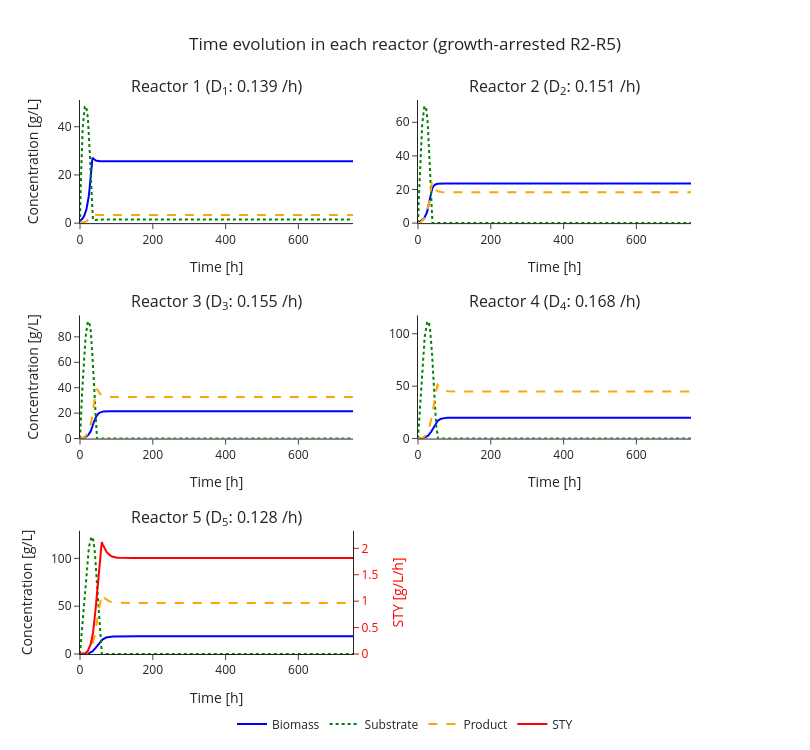

This figure's notebook cell:
### Code cell
# Fig. A.5: dynamic simulation, growth-arrested R2-R5
model = five_stage_models["growth-arrested R2-R5"]
fig = ContiPlotter(model, ContiSolver(model)).plot_time_evolution()
fig.update_layout(title="Time evolution in each reactor (growth-arrested R2-R5)", title_x=0.5,
                  legend=dict(orientation="h", y=-0.1, x=0.5, xanchor="center"))
fig.show()

### Figure 1 — Plotly figure (JSON) as saved in the notebook; plotly's stock layout.template omitted (floating-point values rounded to 4 significant figures; data arrays with more than 128 entries replaced by an {"elided": "..."} marker saying what was removed)
{"data": [{"line": {"color": "blue"}, "mode": "lines", "name": "Biomass", "showlegend": false, "type": "scatter", "x": {"elided": "422 float values"}, "xaxis": "x", "y": {"elided": "422 float values"}, "yaxis": "y"}, {"line": {"color": "green", "dash": "dot"}, "mode": "lines", "name": "Substrate", "showlegend": false, "type": "scatter", "x": {"elided": "422 float values"}, "xaxis": "x", "y": {"elided": "422 float values"}, "yaxis": "y"}, {"line": {"color": "orange", "dash": "dash"}, "mode": "lines", "name": "Product", "showlegend": false, "type": "scatter", "x": {"elided": "422 float values"}, "xaxis": "x", "y": {"elided": "422 float values"}, "yaxis": "y"}, {"line": {"color": "blue"}, "mode": "lines", "name": "Biomass", "showlegend": false, "type": "scatter", "x": {"elided": "422 float values"}, "xaxis": "x2", "y": {"elided": "422 float values"}, "yaxis": "y3"}, {"line": {"color": "green", "dash": "dot"}, "mode": "lines", "name": "Substrate", "showlegend": false, "type": "scatter", "x": {"elided": "422 float values"}, "xaxis": "x2", "y": {"elided": "422 float values"}, "yaxis": "y3"}, {"line": {"color": "orange", "dash": "dash"}, "mode": "lines", "name": "Product", "showlegend": false, "type": "scatter", "x": {"elided": "422 float values"}, "xaxis": "x2", "y": {"elided": "422 float values"}, "yaxis": "y3"}, {"line": {"color": "blue"}, "mode": "lines", "name": "Biomass", "showlegend": false, "type": "scatter", "x": {"elided": "422 float values"}, "xaxis": "x3", "y": {"elided": "422 float values"}, "yaxis": "y5"}, {"line": {"color": "green", "dash": "dot"}, "mode": "lines", "name": "Substrate", "showlegend": false, "type": "scatter", "x": {"elided": "422 float values"}, "xaxis": "x3", "y": {"elided": "422 float values"}, "yaxis": "y5"}, {"line": {"color": "orange", "dash": "dash"}, "mode": "lines", "name": "Product", "showlegend": false, "type": "scatter", "x": {"elided": "422 float values"}, "xaxis": "x3", "y": {"elided": "422 float values"}, "yaxis": "y5"}, {"line": {"color": "blue"}, "mode": "lines", "name": "Biomass", "showlegend": false, "type": "scatter", "x": {"elided": "422 float values"}, "xaxis": "x4", "y": {"elided": "422 float values"}, "yaxis": "y7"}, {"line": {"color": "green", "dash": "dot"}, "mode": "lines", "name": "Substrate", "showlegend": false, "type": "scatter", "x": {"elided": "422 float values"}, "xaxis": "x4", "y": {"elided": "422 float values"}, "yaxis": "y7"}, {"line": {"color": "orange", "dash": "dash"}, "mode": "lines", "name": "Product", "showlegend": false, "type": "scatter", "x": {"elided": "422 float values"}, "xaxis": "x4", "y": {"elided": "422 float values"}, "yaxis": "y7"}, {"line": {"color": "blue"}, "mode": "lines", "name": "Biomass", "showlegend": true, "type": "scatter", "x": {"elided": "422 float values"}, "xaxis": "x5", "y": {"elided": "422 float values"}, "yaxis": "y9"}, {"line": {"color": "green", "dash": "dot"}, "mode": "lines", "name": "Substrate", "showlegend": true, "type": "scatter", "x": {"elided": "422 float values"}, "xaxis": "x5", "y": {"elided": "422 float values"}, "yaxis": "y9"}, {"line": {"color": "orange", "dash": "dash"}, "mode": "lines", "name": "Product", "showlegend": true, "type": "scatter", "x": {"elided": "422 float values"}, "xaxis": "x5", "y": {"elided": "422 float values"}, "yaxis": "y9"}, {"line": {"color": "red"}, "mode": "lines", "name": "STY", "showlegend": true, "type": "scatter", "x": {"elided": "422 float values"}, "xaxis": "x5", "y": {"elided": "422 float values"}, "yaxis": "y10"}], "layout": {"annotations": [{"font": {"size": 16}, "showarrow": false, "text": "Reactor 1 (D<sub>1</sub>: 0.139 /h)", "x": 0.21, "xanchor": "center", "xref": "paper", "y": 1, "yanchor": "bottom", "yref": "paper"}, {"font": {"size": 16}, "showarrow": false, "text": "Reactor 2 (D<sub>2</sub>: 0.151 /h)", "x": 0.73, "xanchor": "center", "xref": "paper", "y": 1, "yanchor": "bottom", "yref": "paper"}, {"font": {"size": 16}, "showarrow": false, "text": "Reactor 3 (D<sub>3</sub>: 0.155 /h)", "x": 0.21, "xanchor": "center", "xref": "paper", "y": 0.6111, "yanchor": "bottom", "yref": "paper"}, {"font": {"size": 16}, "showarrow": false, "text": "Reactor 4 (D<sub>4</sub>: 0.168 /h)", "x": 0.73, "xanchor": "center", "xref": "paper", "y": 0.6111, "yanchor": "bottom", "yref": "paper"}, {"font": {"size": 16}, "showarrow": false, "text": "Reactor 5 (D<sub>5</sub>: 0.128 /h)", "x": 0.21, "xanchor": "center", "xref": "paper", "y": 0.2222, "yanchor": "bottom", "yref": "paper"}], "height": 750, "legend": {"orientation": "h", "x": 0.5, "xanchor": "center", "y": -0.1}, "title": {"text": "Time evolution in each reactor (growth-arrested R2-R5)", "x": 0.5}, "width": 810, "xaxis": {"anchor": "y", "domain": [0, 0.42], "title": {"text": "Time [h]"}}, "xaxis2": {"anchor": "y3", "domain": [0.52, 0.94], "title": {"text": "Time [h]"}}, "xaxis3": {"anchor": "y5", "domain": [0, 0.42], "title": {"text": "Time [h]"}}, "xaxis4": {"anchor": "y7", "domain": [0.52, 0.94], "title": {"text": "Time [h]"}}, "xaxis5": {"anchor": "y9", "domain": [0, 0.42], "title": {"text": "Time [h]"}}, "yaxis": {"anchor": "x", "domain": [0.7778, 1], "range": [0, 51.12], "title": {"text": "Concentration [g/L]"}}, "yaxis10": {"anchor": "x5", "color": "red", "overlaying": "y9", "range": [0, 2.33], "side": "right", "title": {"text": "STY [g/L/h]"}}, "yaxis2": {"anchor": "x", "overlaying": "y", "side": "right"}, "yaxis3": {"anchor": "x2", "domain": [0.7778, 1], "range": [0, 73.25]}, "yaxis4": {"anchor": "x2", "overlaying": "y3", "side": "right"}, "yaxis5": {"anchor": "x3", "domain": [0.3889, 0.6111], "range": [0, 96.85], "title": {"text": "Concentration [g/L]"}}, "yaxis6": {"anchor": "x3", "overlaying": "y5", "side": "right"}, "yaxis7": {"anchor": "x4", "domain": [0.3889, 0.6111], "range": [0, 117.5]}, "yaxis8": {"anchor": "x4", "overlaying": "y7", "side": "right"}, "yaxis9": {"anchor": "x5", "domain": [0, 0.2222], "range": [0, 128.7], "title": {"text": "Concentration [g/L]"}}}}
